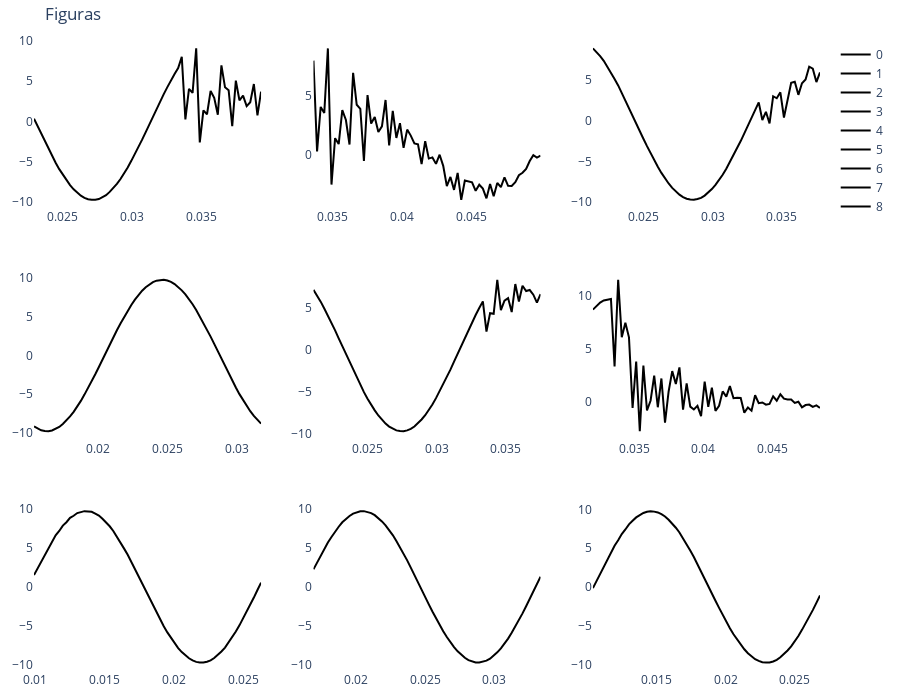

Source (notebook cell):
### Markdown cell above
##### 6.2. Plotly Plot

### Code cell
from plotly.subplots import make_subplots
import plotly.graph_objects as go

fs = 3840
dataset_plot = Form1Dataset(
    dataset_dir, max_window_idx=max_window_idx, signal_name=signal_name, test=True
)
plot_dataloader = DataLoader(dataset_plot, batch_size=train_batch_size, shuffle=True)

dataiter = iter(plot_dataloader)
signal_windows, t_windows, labels, *_ = next(dataiter)

x = model(signal_windows[0:9].to(device))
x = x.detach()

# Crear Matriz de confusión
df = confussion_matrix(x, labels[0:9])
print(df)

# figure = plt.figure(figsize=(10, 10))
cols, rows = 3, 3
fig = make_subplots(rows=rows, cols=cols)

for i in range(0, cols * rows):

    col = i % cols
    row = i // cols
    fig.add_trace(
        go.Scatter(
            name=i, x=t_windows[i, :], y=signal_windows[i, :, 0], marker_color="black"
        ),
        row=row + 1,
        col=col + 1,
    )

fig.update_layout(
    height=700,
    width=900,
    title_text="Figuras",
    margin={"b": 20, "t": 40, "l": 20, "r": 30},
    plot_bgcolor="rgba(0,0,0,0)",
    # paper_bgcolor="whitesmoke",
)
fig.show()
